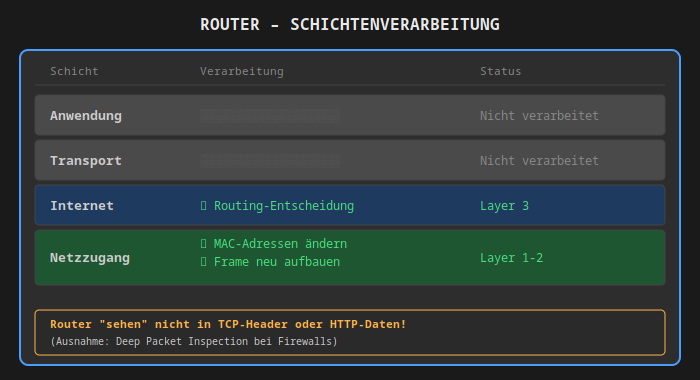
#> input picture .kiro/tmp/router-schichten.png, 700 x 380 px, found by its file name
$ python create_router_schichten.py
#> lines starting #> are read from the running program, lines starting #| are printed output that depends on the picture
#!/usr/bin/env python3
"""
Create router-schichten.png - Shows which layers a router processes vs. doesn't process.
"""

from pathlib import Path
from lxml import etree
from PIL import Image
import cairosvg

NSMAP = {None: "http://www.w3.org/2000/svg"}

def create_svg_root(width, height):
    root = etree.Element("svg", nsmap=NSMAP)
    root.set("width", str(width))
    root.set("height", str(height))
    root.set("viewBox", f"0 0 {width} {height}")
    etree.SubElement(root, "rect", x="0", y="0", width=str(width), height=str(height), fill="#1A1A1A")
    return root

def export_png(svg_path, png_path, width, height):
    cairosvg.svg2png(url=svg_path, write_to=png_path, output_width=width, output_height=height)

def create_grayscale_version(color_path, gray_path):
    img = Image.open(color_path)
    if img.mode == 'RGBA':
        gray = img.convert('LA').convert('RGBA')
    else:
        gray = img.convert('L').convert('RGB')
    gray.save(gray_path)

def svg_to_string(root):
    return etree.tostring(root, pretty_print=True, xml_declaration=True, encoding="UTF-8").decode('utf-8')

def create_router_schichten():
    width = 700
    height = 380

    root = create_svg_root(width, height)

    # Colors
    title_color = "#E8E8E8"
    text_color = "#CCCCCC"
    box_fill = "#2D2D2D"
    box_stroke = "#4A9EFF"
    not_processed_fill = "#4A4A4A"
    not_processed_pattern = "#666666"
    processed_fill = "#1E5631"
    layer3_fill = "#1E3A5F"
    check_color = "#4ADE80"
    warning_color = "#FFB347"

    # Title
    title = etree.SubElement(root, "text", x=str(width//2), y="30",
                             fill=title_color, attrib={
                                 "font-family": "monospace",
                                 "font-size": "16",
                                 "font-weight": "bold",
                                 "text-anchor": "middle"
                             })
    title.text = "ROUTER – SCHICHTENVERARBEITUNG"

    # Main container
    etree.SubElement(root, "rect", x="20", y="50", width="660", height="315",
                     fill=box_fill, stroke=box_stroke, rx="8",
                     attrib={"stroke-width": "2"})

    # Column headers
    col_x = [50, 200, 480]
    headers = ["Schicht", "Verarbeitung", "Status"]
    for i, h in enumerate(headers):
        txt = etree.SubElement(root, "text", x=str(col_x[i]), y="75",
                               fill="#888888", attrib={
                                   "font-family": "monospace",
                                   "font-size": "11"
                               })
        txt.text = h

    # Separator line
    etree.SubElement(root, "line", x1="35", y1="85", x2="665", y2="85",
                     stroke="#444444", attrib={"stroke-width": "1"})

    # Layers data - with individual heights
    layers = [
        ("Anwendung", not_processed_fill, ["░░░░░░░░░░░░░░░░░░░░"], "Nicht verarbeitet", False, 40),
        ("Transport", not_processed_fill, ["░░░░░░░░░░░░░░░░░░░░"], "Nicht verarbeitet", False, 40),
        ("Internet", layer3_fill, ["✓ Routing-Entscheidung"], "Layer 3", True, 40),
        ("Netzzugang", processed_fill, ["✓ MAC-Adressen ändern", "✓ Frame neu aufbauen"], "Layer 1-2", True, 55),
    ]

    y = 95

    for name, fill, action_lines, status, processed, row_height in layers:
        # Row background
        etree.SubElement(root, "rect", x="35", y=str(y), width="630", height=str(row_height),
                         fill=fill, stroke="#444444", rx="4",
                         attrib={"stroke-width": "1"})

        # Layer name - vertically centered
        txt = etree.SubElement(root, "text", x="50", y=str(y + row_height//2 + 5),
                               fill=text_color, attrib={
                                   "font-family": "monospace",
                                   "font-size": "13",
                                   "font-weight": "bold"
                               })
        txt.text = name

        # Action/description
        if processed:
            for j, line in enumerate(action_lines):
                line_y = y + 18 + j * 18 if len(action_lines) > 1 else y + row_height//2 + 5
                txt = etree.SubElement(root, "text", x="200", y=str(line_y),
                                       fill=check_color, attrib={
                                           "font-family": "monospace",
                                           "font-size": "12"
                                       })
                txt.text = line
        else:
            txt = etree.SubElement(root, "text", x="200", y=str(y + row_height//2 + 5),
                                   fill=not_processed_pattern, attrib={
                                       "font-family": "monospace",
                                       "font-size": "12"
                                   })
            txt.text = action_lines[0]

        # Status - vertically centered
        status_color = check_color if processed else "#888888"
        txt = etree.SubElement(root, "text", x="480", y=str(y + row_height//2 + 5),
                               fill=status_color, attrib={
                                   "font-family": "monospace",
                                   "font-size": "12"
                               })
        txt.text = status

        y += row_height + 5

    # Note at bottom
    note_y = 310
    etree.SubElement(root, "rect", x="35", y=str(note_y), width="630", height="45",
                     fill="#2A2A2A", stroke=warning_color, rx="4",
                     attrib={"stroke-width": "1"})

    note1 = etree.SubElement(root, "text", x="50", y=str(note_y + 18),
                             fill=warning_color, attrib={
                                 "font-family": "monospace",
                                 "font-size": "11",
                                 "font-weight": "bold"
                             })
    note1.text = "Router \"sehen\" nicht in TCP-Header oder HTTP-Daten!"

    note2 = etree.SubElement(root, "text", x="50", y=str(note_y + 35),
                             fill=text_color, attrib={
                                 "font-family": "monospace",
                                 "font-size": "10"
                             })
    note2.text = "(Ausnahme: Deep Packet Inspection bei Firewalls)"

    return root, width, height

def main():
    output_dir = Path("/media/andhue/Wissen/open-lectures/.kiro/tmp")

    root, width, height = create_router_schichten()

    svg_path = output_dir / "router-schichten.svg"
    with open(svg_path, 'w', encoding='utf-8') as f:
        f.write(svg_to_string(root))
    print(f"Created: {svg_path}")

    png_path = output_dir / "router-schichten.png"
    export_png(str(svg_path), str(png_path), width, height)
    print(f"Created: {png_path}")

    gray_path = output_dir / "router-schichten_g.png"
    create_grayscale_version(str(png_path), str(gray_path))
#> in create_grayscale_version, img is the input picture: PIL image 700x380 RGB; mean R, G, B 48, 58.7, 57.6
#> in create_grayscale_version, `gray = img.convert('L').convert('RGB')`:
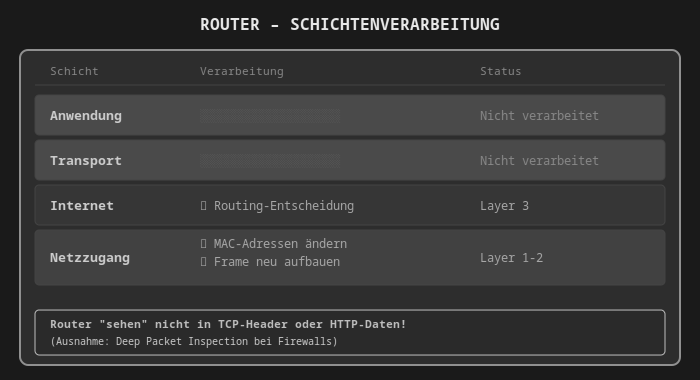
#> gray: PIL image 700x380 RGB; min 26, max 232, mean 55.4
    print(f"Created: {gray_path}")

if __name__ == "__main__":
    main()
